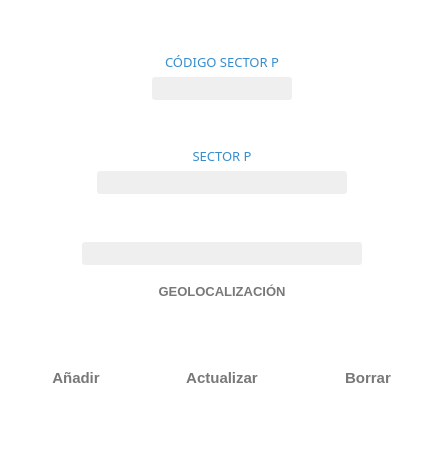
<?xml version="1.0" encoding="UTF-8"?>
<ui version="4.0">
 <class>Zona</class>
 <widget class="QWidget" name="Zona">
  <property name="geometry">
   <rect>
    <x>0</x>
    <y>0</y>
    <width>442</width>
    <height>451</height>
   </rect>
  </property>
  <property name="palette">
   <palette>
    <active>
     <colorrole role="Base">
      <brush brushstyle="SolidPattern">
       <color alpha="255">
        <red>46</red>
        <green>47</green>
        <blue>48</blue>
       </color>
      </brush>
     </colorrole>
     <colorrole role="Window">
      <brush brushstyle="SolidPattern">
       <color alpha="255">
        <red>255</red>
        <green>255</green>
        <blue>255</blue>
       </color>
      </brush>
     </colorrole>
    </active>
    <inactive>
     <colorrole role="Base">
      <brush brushstyle="SolidPattern">
       <color alpha="255">
        <red>46</red>
        <green>47</green>
        <blue>48</blue>
       </color>
      </brush>
     </colorrole>
     <colorrole role="Window">
      <brush brushstyle="SolidPattern">
       <color alpha="255">
        <red>255</red>
        <green>255</green>
        <blue>255</blue>
       </color>
      </brush>
     </colorrole>
    </inactive>
    <disabled>
     <colorrole role="Base">
      <brush brushstyle="SolidPattern">
       <color alpha="255">
        <red>255</red>
        <green>255</green>
        <blue>255</blue>
       </color>
      </brush>
     </colorrole>
     <colorrole role="Window">
      <brush brushstyle="SolidPattern">
       <color alpha="255">
        <red>255</red>
        <green>255</green>
        <blue>255</blue>
       </color>
      </brush>
     </colorrole>
    </disabled>
   </palette>
  </property>
  <property name="windowTitle">
   <string>Form</string>
  </property>
  <layout class="QVBoxLayout" name="verticalLayout_3">
   <item>
    <spacer name="verticalSpacer_4">
     <property name="orientation">
      <enum>Qt::Vertical</enum>
     </property>
     <property name="sizeHint" stdset="0">
      <size>
       <width>20</width>
       <height>40</height>
      </size>
     </property>
    </spacer>
   </item>
   <item>
    <layout class="QHBoxLayout" name="horizontalLayout_2">
     <item>
      <spacer name="horizontalSpacer_3">
       <property name="orientation">
        <enum>Qt::Horizontal</enum>
       </property>
       <property name="sizeHint" stdset="0">
        <size>
         <width>40</width>
         <height>20</height>
        </size>
       </property>
      </spacer>
     </item>
     <item>
      <layout class="QVBoxLayout" name="verticalLayout">
       <item>
        <widget class="QLabel" name="label">
         <property name="font">
          <font>
           <family>Segoe UI Semilight</family>
           <pointsize>10</pointsize>
           <weight>50</weight>
           <italic>false</italic>
           <bold>false</bold>
          </font>
         </property>
         <property name="styleSheet">
          <string notr="true">font: 10pt &quot;Segoe UI Semilight&quot;;
color: rgb(54, 141, 206);</string>
         </property>
         <property name="text">
          <string>CÓDIGO SECTOR P</string>
         </property>
         <property name="alignment">
          <set>Qt::AlignCenter</set>
         </property>
        </widget>
       </item>
       <item>
        <widget class="MyLineEditShine" name="le_codigo">
         <property name="minimumSize">
          <size>
           <width>0</width>
           <height>23</height>
          </size>
         </property>
         <property name="font">
          <font>
           <family>Segoe UI</family>
           <pointsize>10</pointsize>
          </font>
         </property>
         <property name="styleSheet">
          <string notr="true">background-color: #EFEFEF; 
border-radius: 3px;
color:rgb(50, 50, 50);</string>
         </property>
         <property name="alignment">
          <set>Qt::AlignCenter</set>
         </property>
        </widget>
       </item>
      </layout>
     </item>
     <item>
      <spacer name="horizontalSpacer_6">
       <property name="orientation">
        <enum>Qt::Horizontal</enum>
       </property>
       <property name="sizeHint" stdset="0">
        <size>
         <width>40</width>
         <height>20</height>
        </size>
       </property>
      </spacer>
     </item>
    </layout>
   </item>
   <item>
    <spacer name="verticalSpacer">
     <property name="orientation">
      <enum>Qt::Vertical</enum>
     </property>
     <property name="sizeHint" stdset="0">
      <size>
       <width>20</width>
       <height>40</height>
      </size>
     </property>
    </spacer>
   </item>
   <item>
    <layout class="QHBoxLayout" name="horizontalLayout_4">
     <item>
      <spacer name="horizontalSpacer_4">
       <property name="orientation">
        <enum>Qt::Horizontal</enum>
       </property>
       <property name="sizeHint" stdset="0">
        <size>
         <width>40</width>
         <height>20</height>
        </size>
       </property>
      </spacer>
     </item>
     <item>
      <layout class="QVBoxLayout" name="verticalLayout_2">
       <item>
        <widget class="QLabel" name="label_2">
         <property name="font">
          <font>
           <family>Segoe UI Semilight</family>
           <pointsize>10</pointsize>
           <weight>50</weight>
           <italic>false</italic>
           <bold>false</bold>
          </font>
         </property>
         <property name="styleSheet">
          <string notr="true">font: 10pt &quot;Segoe UI Semilight&quot;;
color: rgb(54, 141, 206);</string>
         </property>
         <property name="text">
          <string>SECTOR P</string>
         </property>
         <property name="alignment">
          <set>Qt::AlignCenter</set>
         </property>
        </widget>
       </item>
       <item>
        <widget class="MyLineEditShine" name="le_zona">
         <property name="minimumSize">
          <size>
           <width>250</width>
           <height>23</height>
          </size>
         </property>
         <property name="font">
          <font>
           <family>Segoe UI</family>
           <pointsize>10</pointsize>
          </font>
         </property>
         <property name="styleSheet">
          <string notr="true">background-color: #EFEFEF; 
border-radius: 3px;
color:rgb(50, 50, 50);</string>
         </property>
         <property name="alignment">
          <set>Qt::AlignCenter</set>
         </property>
        </widget>
       </item>
      </layout>
     </item>
     <item>
      <spacer name="horizontalSpacer_5">
       <property name="orientation">
        <enum>Qt::Horizontal</enum>
       </property>
       <property name="sizeHint" stdset="0">
        <size>
         <width>40</width>
         <height>20</height>
        </size>
       </property>
      </spacer>
     </item>
    </layout>
   </item>
   <item>
    <spacer name="verticalSpacer_2">
     <property name="orientation">
      <enum>Qt::Vertical</enum>
     </property>
     <property name="sizeHint" stdset="0">
      <size>
       <width>20</width>
       <height>40</height>
      </size>
     </property>
    </spacer>
   </item>
   <item>
    <layout class="QHBoxLayout" name="horizontalLayout_5">
     <item>
      <spacer name="horizontalSpacer_7">
       <property name="orientation">
        <enum>Qt::Horizontal</enum>
       </property>
       <property name="sizeHint" stdset="0">
        <size>
         <width>40</width>
         <height>20</height>
        </size>
       </property>
      </spacer>
     </item>
     <item>
      <layout class="QVBoxLayout" name="verticalLayout_5">
       <item>
        <widget class="QLineEdit" name="le_geolocalizacion">
         <property name="enabled">
          <bool>false</bool>
         </property>
         <property name="minimumSize">
          <size>
           <width>280</width>
           <height>23</height>
          </size>
         </property>
         <property name="font">
          <font>
           <family>Segoe UI</family>
           <pointsize>10</pointsize>
          </font>
         </property>
         <property name="styleSheet">
          <string notr="true">background-color: #EFEFEF; 
border-radius: 3px;
color:rgb(50, 50, 50);</string>
         </property>
         <property name="alignment">
          <set>Qt::AlignCenter</set>
         </property>
        </widget>
       </item>
       <item>
        <layout class="QHBoxLayout" name="horizontalLayout_3">
         <item>
          <spacer name="horizontalSpacer">
           <property name="orientation">
            <enum>Qt::Horizontal</enum>
           </property>
           <property name="sizeHint" stdset="0">
            <size>
             <width>40</width>
             <height>20</height>
            </size>
           </property>
          </spacer>
         </item>
         <item>
          <widget class="QPushButton" name="pb_geolocalizacion">
           <property name="minimumSize">
            <size>
             <width>180</width>
             <height>40</height>
            </size>
           </property>
           <property name="maximumSize">
            <size>
             <width>180</width>
             <height>40</height>
            </size>
           </property>
           <property name="font">
            <font>
             <family>Segoe UI</family>
             <pointsize>10</pointsize>
             <weight>75</weight>
             <bold>true</bold>
            </font>
           </property>
           <property name="styleSheet">
            <string notr="true">border-radius: 10px;
color:rgb(120, 120, 120);</string>
           </property>
           <property name="text">
            <string>GEOLOCALIZACIÓN</string>
           </property>
           <property name="icon">
            <iconset resource="assets.qrc">
             <normaloff>:/icons/map_localization.png</normaloff>:/icons/map_localization.png</iconset>
           </property>
           <property name="iconSize">
            <size>
             <width>30</width>
             <height>30</height>
            </size>
           </property>
          </widget>
         </item>
         <item>
          <spacer name="horizontalSpacer_2">
           <property name="orientation">
            <enum>Qt::Horizontal</enum>
           </property>
           <property name="sizeHint" stdset="0">
            <size>
             <width>40</width>
             <height>20</height>
            </size>
           </property>
          </spacer>
         </item>
        </layout>
       </item>
      </layout>
     </item>
     <item>
      <spacer name="horizontalSpacer_8">
       <property name="orientation">
        <enum>Qt::Horizontal</enum>
       </property>
       <property name="sizeHint" stdset="0">
        <size>
         <width>40</width>
         <height>20</height>
        </size>
       </property>
      </spacer>
     </item>
    </layout>
   </item>
   <item>
    <spacer name="verticalSpacer_6">
     <property name="orientation">
      <enum>Qt::Vertical</enum>
     </property>
     <property name="sizeHint" stdset="0">
      <size>
       <width>20</width>
       <height>32</height>
      </size>
     </property>
    </spacer>
   </item>
   <item>
    <layout class="QHBoxLayout" name="horizontalLayout">
     <item>
      <widget class="QPushButton" name="pb_agregar">
       <property name="minimumSize">
        <size>
         <width>130</width>
         <height>40</height>
        </size>
       </property>
       <property name="maximumSize">
        <size>
         <width>130</width>
         <height>41</height>
        </size>
       </property>
       <property name="font">
        <font>
         <family>Segoe UI</family>
         <pointsize>11</pointsize>
         <weight>75</weight>
         <bold>true</bold>
        </font>
       </property>
       <property name="styleSheet">
        <string notr="true">border-radius: 10px;
color:rgb(120, 120, 120);</string>
       </property>
       <property name="text">
        <string>Añadir</string>
       </property>
       <property name="icon">
        <iconset resource="assets.qrc">
         <normaloff>:/icons/subir.png</normaloff>:/icons/subir.png</iconset>
       </property>
       <property name="iconSize">
        <size>
         <width>25</width>
         <height>25</height>
        </size>
       </property>
      </widget>
     </item>
     <item>
      <widget class="QPushButton" name="pb_actualizar">
       <property name="minimumSize">
        <size>
         <width>150</width>
         <height>40</height>
        </size>
       </property>
       <property name="maximumSize">
        <size>
         <width>150</width>
         <height>41</height>
        </size>
       </property>
       <property name="font">
        <font>
         <family>Segoe UI</family>
         <pointsize>11</pointsize>
         <weight>75</weight>
         <bold>true</bold>
        </font>
       </property>
       <property name="styleSheet">
        <string notr="true">border-radius: 10px;
color:rgb(120, 120, 120);</string>
       </property>
       <property name="text">
        <string>Actualizar</string>
       </property>
       <property name="icon">
        <iconset resource="assets.qrc">
         <normaloff>:/icons/update.png</normaloff>:/icons/update.png</iconset>
       </property>
       <property name="iconSize">
        <size>
         <width>30</width>
         <height>30</height>
        </size>
       </property>
      </widget>
     </item>
     <item>
      <widget class="QPushButton" name="pb_borrar">
       <property name="minimumSize">
        <size>
         <width>130</width>
         <height>40</height>
        </size>
       </property>
       <property name="maximumSize">
        <size>
         <width>130</width>
         <height>41</height>
        </size>
       </property>
       <property name="font">
        <font>
         <family>Segoe UI</family>
         <pointsize>11</pointsize>
         <weight>75</weight>
         <bold>true</bold>
        </font>
       </property>
       <property name="styleSheet">
        <string notr="true">border-radius: 10px;
color:rgb(120, 120, 120);</string>
       </property>
       <property name="text">
        <string>Borrar</string>
       </property>
       <property name="icon">
        <iconset resource="assets.qrc">
         <normaloff>:/icons/delete_blue.png</normaloff>:/icons/delete_blue.png</iconset>
       </property>
       <property name="iconSize">
        <size>
         <width>25</width>
         <height>25</height>
        </size>
       </property>
      </widget>
     </item>
    </layout>
   </item>
   <item>
    <spacer name="verticalSpacer_5">
     <property name="orientation">
      <enum>Qt::Vertical</enum>
     </property>
     <property name="sizeHint" stdset="0">
      <size>
       <width>20</width>
       <height>31</height>
      </size>
     </property>
    </spacer>
   </item>
  </layout>
 </widget>
 <customwidgets>
  <customwidget>
   <class>MyLineEditShine</class>
   <extends>QLineEdit</extends>
   <header location="global">mylineeditshine.h</header>
  </customwidget>
 </customwidgets>
 <resources>
  <include location="assets.qrc"/>
 </resources>
 <connections/>
</ui>
